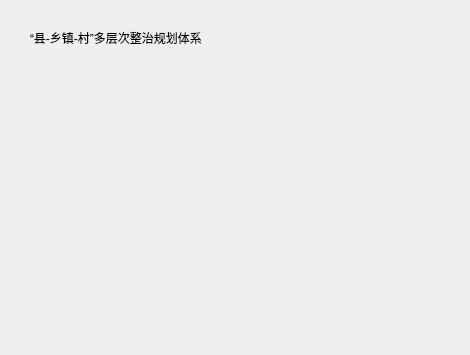
<?xml version="1.0" encoding="UTF-8"?>
<ui version="4.0">
 <class>QgsIntroduction</class>
 <widget class="QWidget" name="QgsIntroduction">
  <property name="geometry">
   <rect>
    <x>0</x>
    <y>0</y>
    <width>470</width>
    <height>355</height>
   </rect>
  </property>
  <property name="windowTitle">
   <string>Form</string>
  </property>
  <widget class="QLabel" name="label">
   <property name="geometry">
    <rect>
     <x>30</x>
     <y>30</y>
     <width>231</width>
     <height>16</height>
    </rect>
   </property>
   <property name="text">
    <string>“县-乡镇-村”多层次整治规划体系</string>
   </property>
  </widget>
 </widget>
 <resources/>
 <connections/>
</ui>
